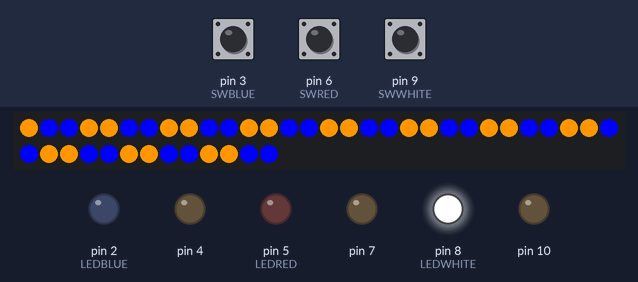
This sketch was run on a simulated Arduino Uno, built with avr-gcc and run on an emulated ATmega328P. Shown: 43 RGB LEDs in strip order, left to right, continuing on the next row, output pins drawn as LEDs (lit = HIGH). Inputs (shaded band) come from the test bench; at power-on: pin 3 (SWBLUE) HIGH, pin 6 (SWRED) HIGH, pin 9 (SWWHITE) HIGH. Random numbers use the default seed unless the sketch sets one.

Above: at 1.25 s.
1.3 s: pin 3 (SWBLUE) pulled LOW for 0.15 s
At 1.9 s:
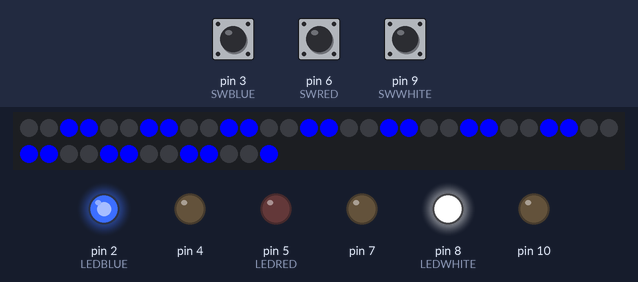
2.0 s: pin 6 (SWRED) pulled LOW for 0.15 s
At 2.27 s:
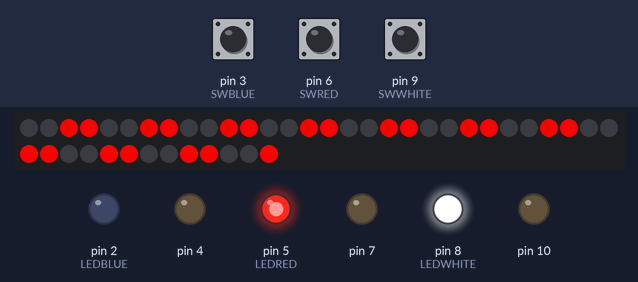
2.7 s: pin 9 (SWWHITE) pulled LOW for 0.15 s
5.8 s: pin 3 (SWBLUE) pulled LOW for 1 s
9.8 s: pin 6 (SWRED) pulled LOW for 1 s
13.8 s: pin 3 (SWBLUE) pulled LOW for 0.15 s
At 14.8 s:
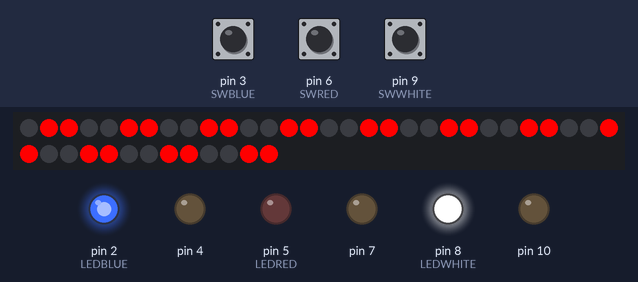
Timing chart, 0 to 16.8 s (numbered marks = the images above; inputs shaded):
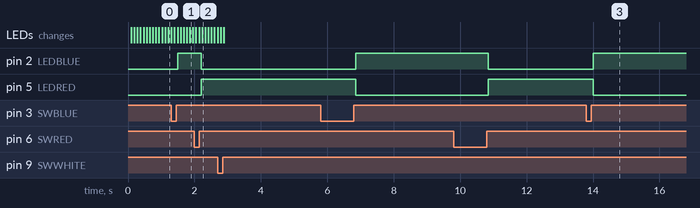

Measured:
- after the input at 1.3 s, pin 2 (LEDBLUE): LOW → HIGH after 0.20 s
- after the input at 2.0 s, pin 2 (LEDBLUE): HIGH → LOW after 0.20 s; pin 5 (LEDRED): LOW → HIGH after 0.20 s
- after the input at 5.8 s, pin 2 (LEDBLUE): LOW → HIGH after 1.1 s; pin 5 (LEDRED): HIGH → LOW after 1.1 s
- after the input at 9.8 s, pin 2 (LEDBLUE): HIGH → LOW after 1.1 s; pin 5 (LEDRED): LOW → HIGH after 1.1 s
- after the input at 13.8 s, pin 2 (LEDBLUE): LOW → HIGH after 0.20 s; pin 5 (LEDRED): HIGH → LOW after 0.20 s

The sketch:

CartLights.ino
```cpp
#include <TimerOne.h>
#include <Bounce2.h>
#include <Adafruit_NeoPixel.h>

#define PIN 12
#define SWRED 6
#define LEDRED 5
#define SWBLUE 3
#define LEDBLUE 2
#define SWWHITE 9
#define LEDWHITE 8
Adafruit_NeoPixel strip = Adafruit_NeoPixel(43, PIN, NEO_GRBW + NEO_KHZ800);
Bounce redSw = Bounce();
Bounce blueSw = Bounce();
Bounce whiteSw = Bounce();
boolean blue = false;
boolean red = false;
boolean white = false;
int state = 0;

void setup() {
  // put your setup code here, to run once:
  pinMode(SWRED, INPUT_PULLUP);
  pinMode(LEDRED, OUTPUT);
  pinMode(SWBLUE, INPUT_PULLUP);
  pinMode(LEDBLUE, OUTPUT);
  pinMode(SWWHITE, INPUT_PULLUP);
  pinMode(LEDWHITE, OUTPUT);
  pinMode(4, OUTPUT);
  pinMode(7, OUTPUT);
  pinMode(10, OUTPUT);
  digitalWrite(4, LOW);
  digitalWrite(7, LOW);
  digitalWrite(10, LOW);
  digitalWrite(LEDWHITE, HIGH);
  redSw.attach(SWRED);
  redSw.interval(5);
  blueSw.attach(SWBLUE);
  blueSw.interval(5);
  whiteSw.attach(SWWHITE);
  whiteSw.interval(5);
  strip.begin();
  strip.show();
  Timer1.initialize(50000);
  Timer1.attachInterrupt(checkButts, 50000);
}

void loop() {
  // put your main code here, to run repeatedly:
  switch (state) {
    case 0:
      if (blue) {//Blue
        crawling(0, 0, 0, 0, 0, 255, true, 90);
      }
      else if (red) { //Red
        crawling(0, 0, 0, 255, 0, 0, true, 90);
      }
      else {
        crawling(0, 0, 255, 255, 150, 0, true, 90);
      }
      break;
    case 1:
      if (blue) {
        readingRainbowFade(180, 60, 5);
      }
      else if (red) {
        readingRainbowFade(340, 30, 20);
      }
      else {
        rainbowFade();
      }
      break;
    case 2:
      seizureMode(10);
      break;
    case 3:
      if (blue) {
        pulse(0, 0, 255, 0, 0, 0);
      }
      else if (red) {
        pulse(255, 0, 0, 0, 0, 0);
      }
      else {
        pulse(0, 0, 255, 255, 150, 0);
      }
      break;
    case 4:
      if (blue) {
        cylonEye(0, 0, 255, 158, 231, 255, 5, 25);
      }
      else if (red) {
        cylonEye(255, 0, 0, 175, 0, 219, 5, 25);
      }
      else {
        cylonEye(255, 150, 0, 0, 0, 255, 5, 25);
      }
      break;
    case 5:
      setAll(strip.Color(0, 0, 0, 255));//work light
      break;
  }
}

void checkButts() {
  redSw.update();
  blueSw.update();
  whiteSw.update();
  if (redSw.rose()) {
    red = !red;
    if (red) {
      blue = false;
    }
  }
  if (blueSw.rose()) {
    blue = !blue;
    if (blue) {
      red = false;
    }
  }
  if (whiteSw.rose()) {
    white = !white;
    if (state < 5) {
      state++;
    }
    else {
      state = 0;
    }
  }
  digitalWrite(LEDBLUE, blue ? HIGH : LOW);
  digitalWrite(LEDRED, red ? HIGH : LOW);
}
```

Methods.ino
```cpp
void setAll(int r, int g, int b) {
  for (int i = 0; i < strip.numPixels(); i++) {
    strip.setPixelColor(i, r, g, b);
  }
  strip.show();
}

void setAll(uint32_t color) {
  for (int i = 0; i < strip.numPixels(); i++) {
    strip.setPixelColor(i, color);
  }
  strip.show();
}

uint32_t randBlueGold(Adafruit_NeoPixel strip) {
  if (random(0, 2) == 0) {
    return strip.Color(0, 0, 255);
  }
  else {
    return strip.Color(255, 150, 0);
  }
}

uint32_t randColor() {
  return HSVtoRGB(random(0, 360), 100, 50);
}

void cylonEye(int r, int g, int b, int r2, int g2, int b2, int l, int del) {
  for (int i = l; i < strip.numPixels(); i++)
  {
    strip.setPixelColor(i, r, g, b);
  }
  for (int i = 0; i < l; i++)
  {
    strip.setPixelColor(i, r2, g2, b2);
  }
  strip.show();
  for (int i = 0; i < strip.numPixels() - l; i++)
  {
    strip.setPixelColor(i, r, g, b);
    strip.setPixelColor(i + l, r2, g2, b2);
    delay(del);
    strip.show();
  }
  for (int i = strip.numPixels(); i > l; i--)
  {
    strip.setPixelColor(i, r, g, b);
    strip.setPixelColor(i - l, r2, g2, b2);
    delay(del);
    strip.show();
  }
}

void fadeFromTo(int r, int g, int b, int r2, int g2, int b2) {
  double rFade = (r2 - r) / 100.0;
  double gFade = (g2 - g) / 100.0;
  double bFade = (b2 - b) / 100.0;
  double r1 = r;
  double g1 = g;
  double b1 = b;
  for (int i = 0; i < 101; i++) {
    r1 += rFade;
    g1 += gFade;
    b1 += bFade;
    if (i != 100)
      setAll((int)r1, (int)g1, (int)b1);
    else if (i == 100)
      setAll(r2, g2, b2);
    if (i <= 23 || i >= 77)
      delay(8);
    delay(2);
  }
  delay(30);
}

void crawling(int r, int g, int b, int r2, int g2, int b2, boolean left, int del)
{
  for (int i = 0; i < 4; i++)
  {
    for (int j = 0; j < strip.numPixels(); j += 4)
    {
      if (left)
      {
        if (i % 4 == 0)
        {
          strip.setPixelColor(j, r, g, b);
          strip.setPixelColor(j + 1, r, g, b);
          strip.setPixelColor(j + 2, r2, g2, b2);
          strip.setPixelColor(j + 3, r2, g2, b2);
        }
        else if (i % 4 == 1)
        {
          strip.setPixelColor(j, r2, g2, b2);
          strip.setPixelColor(j + 1, r, g, b);
          strip.setPixelColor(j + 2, r, g, b);
          strip.setPixelColor(j + 3, r2, g2, b2);
        }
        else if (i % 4 == 2)
        {
          strip.setPixelColor(j, r2, g2, b2);
          strip.setPixelColor(j + 1, r2, g2, b2);
          strip.setPixelColor(j + 2, r, g, b);
          strip.setPixelColor(j + 3, r, g, b);
        }
        else if (i % 4 == 3)
        {
          strip.setPixelColor(j, r, g, b);
          strip.setPixelColor(j + 1, r2, g2, b2);
          strip.setPixelColor(j + 2, r2, g2, b2);
          strip.setPixelColor(j + 3, r, g, b);
        }
      }
      else
      {
        if (i % 4 == 0)
        {
          strip.setPixelColor(j, r, g, b);
          strip.setPixelColor(j + 1, r2, g2, b2);
          strip.setPixelColor(j + 2, r2, g2, b2);
          strip.setPixelColor(j + 3, r, g, b);
        }
        else if (i % 4 == 1)
        {
          strip.setPixelColor(j, r2, g2, b2);
          strip.setPixelColor(j + 1, r2, g2, b2);
          strip.setPixelColor(j + 2, r, g, b);
          strip.setPixelColor(j + 3, r, g, b);
        }
        else if (i % 4 == 2)
        {
          strip.setPixelColor(j, r2, g2, b2);
          strip.setPixelColor(j + 1, r, g, b);
          strip.setPixelColor(j + 2, r, g, b);
          strip.setPixelColor(j + 3, r2, g2, b2);
        }
        else if (i % 4 == 3)
        {
          strip.setPixelColor(j, r, g, b);
          strip.setPixelColor(j + 1, r, g, b);
          strip.setPixelColor(j + 2, r2, g2, b2);
          strip.setPixelColor(j + 3, r2, g2, b2);
        }
      }
    }
    strip.show();
    delay(del);
  }
}

void rainbowFade() {
  for (int i = 0; i <= 360; i++) {
    for (int j = 0; j <= strip.numPixels(); j++) {
      strip.setPixelColor(j, HSVtoRGB(colorWrap(i + j * 6), 100, 50));
    }
    strip.show();
  }
}

void readingRainbowFade(int ctr, int rng, int del){
  for(int i = ctr+rng; i >= ctr - rng; i--){
    setAll(HSVtoRGB(colorWrap(i),100,50));
  }
  for(int i = ctr - rng; i >= ctr - rng; i++){
    setAll(HSVtoRGB(colorWrap(i),100,50));
  }
}

void dingDingDing() {
  for (int i = 0; i < 3; i++) {
    setAll(255, 255, 255);
    delay(120);
    setAll(0, 0, 0);
    delay(80);
  }
}

void dingDingDing(uint32_t color) {
  for (int i = 0; i < 3; i++) {
    setAll(color);
    delay(120);
    setAll(0, 0, 0);
    delay(80);
  }
}

void seizureMode(int del) {
  for (int i = 0; i <= strip.numPixels(); i++) {
    strip.setPixelColor(i, randColor());
  }
  strip.show();
  delay(del);
}

void fastSeizureMode(int del) {
  setAll(randColor());
  delay(del);
}

void pulseGreen() {
  fadeFromTo(0, 255, 0, 0, 0, 0);
  fadeFromTo(0, 0, 0, 0, 255, 0);
}

void pulse(int r, int g, int b, int r1, int g1, int b1) {
  fadeFromTo(r, g, b, r1, g1, b1);
  fadeFromTo(r1, g1, b1, r, g, b);
}

int colorWrap(int in) {
  if (in >= 360) {
    return colorWrap(in - 360);
  }
  else if (in < 0) {
    return colorWrap(in + 360);
  }
  else {
    return in;
  }
}

uint32_t HSVtoRGB(float h, float s, float v) {
  float f, p, q, t;
  int i, r, g, b;

  h = max(0.0, min(360.0, h));
  s = max(0.0, min(100.0, s));
  v = max(0.0, min(100.0, v));

  s /= 100;
  v /= 100;

  if (s == 0) {
    // Achromatic (grey)
    r = g = b = round(v * 255);
    return strip.Color(r, g, b);
  }

  h /= 60; // sector 0 to 5
  i = floor(h);
  f = h - i; // factorial part of h
  p = v * (1 - s);
  q = v * (1 - s * f);
  t = v * (1 - s * (1 - f));
  switch (i) {
    case 0:
      r = round(255 * v);
      g = round(255 * t);
      b = round(255 * p);
      break;
    case 1:
      r = round(255 * q);
      g = round(255 * v);
      b = round(255 * p);
      break;
    case 2:
      r = round(255 * p);
      g = round(255 * v);
      b = round(255 * t);
      break;
    case 3:
      r = round(255 * p);
      g = round(255 * q);
      b = round(255 * v);
      break;
    case 4:
      r = round(255 * t);
      g = round(255 * p);
      b = round(255 * v);
      break;
    default: // case 5:
      r = round(255 * v);
      g = round(255 * p);
      b = round(255 * q);
  }
  return strip.Color(r, g, b);
}
```
